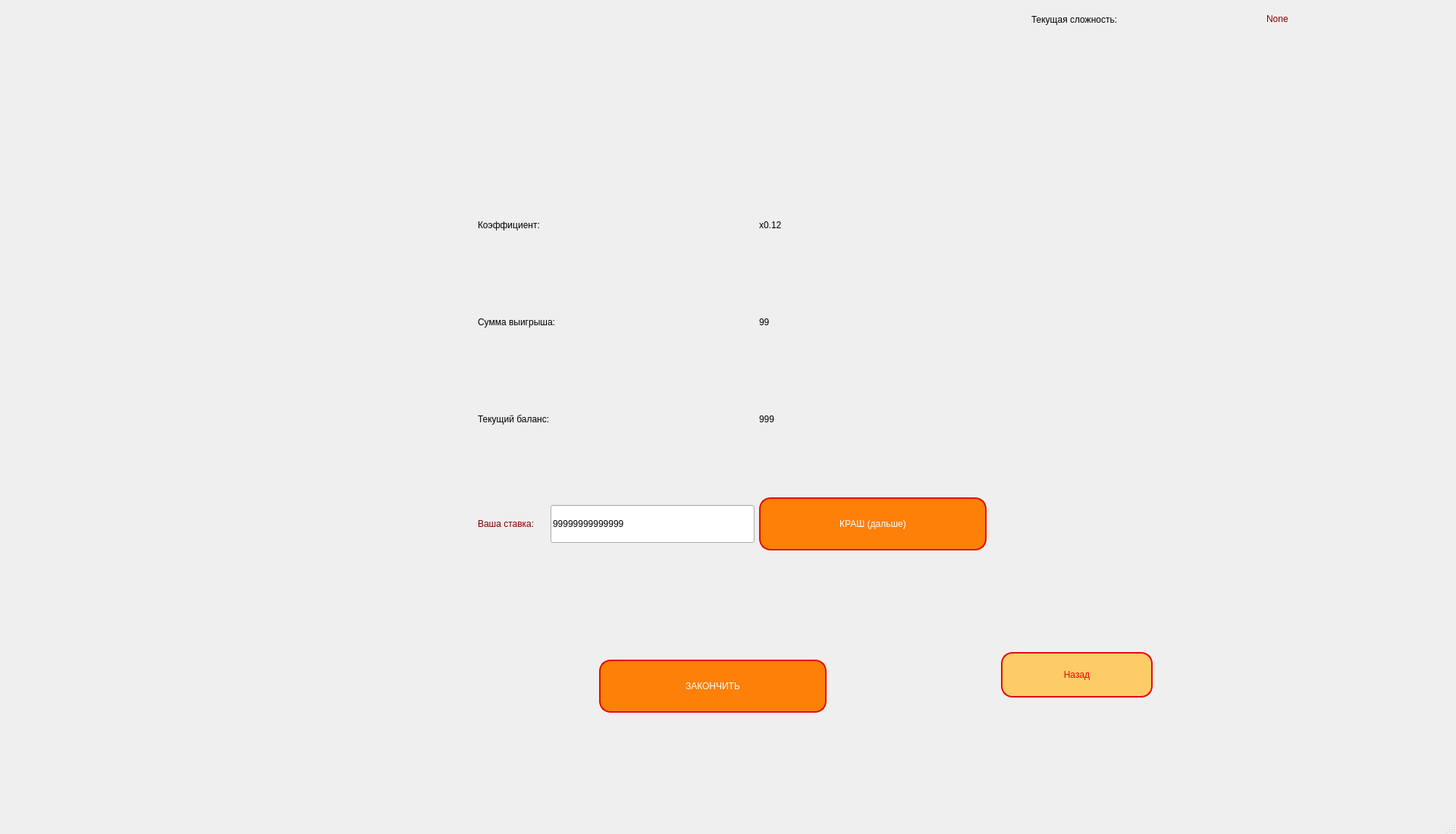
<?xml version="1.0" encoding="UTF-8"?>
<ui version="4.0">
 <class>CrashKazWindow</class>
 <widget class="QMainWindow" name="CrashKazWindow">
  <property name="geometry">
   <rect>
    <x>0</x>
    <y>0</y>
    <width>1920</width>
    <height>1100</height>
   </rect>
  </property>
  <property name="windowTitle">
   <string>Краш-казино</string>
  </property>
  <widget class="QWidget" name="centralwidget">
   <widget class="QPushButton" name="go_back">
    <property name="enabled">
     <bool>true</bool>
    </property>
    <property name="geometry">
     <rect>
      <x>1320</x>
      <y>860</y>
      <width>200</width>
      <height>60</height>
     </rect>
    </property>
    <property name="sizePolicy">
     <sizepolicy hsizetype="Minimum" vsizetype="Fixed">
      <horstretch>0</horstretch>
      <verstretch>0</verstretch>
     </sizepolicy>
    </property>
    <property name="minimumSize">
     <size>
      <width>0</width>
      <height>60</height>
     </size>
    </property>
    <property name="maximumSize">
     <size>
      <width>200</width>
      <height>16777215</height>
     </size>
    </property>
    <property name="cursor">
     <cursorShape>PointingHandCursor</cursorShape>
    </property>
    <property name="layoutDirection">
     <enum>Qt::LeftToRight</enum>
    </property>
    <property name="styleSheet">
     <string notr="true">QPushButton {
	font: 75 30pt &quot;Courier&quot;;
color: rgb(252, 1, 7);
background-color: rgb(254, 204, 102);
border-radius: 15px;
border: 2px solid rgb(228, 13, 5);
}

QPushButton:hover {
	color: rgb(252, 69, 74);
	font: 32pt &quot;Courier&quot;;
}
</string>
    </property>
    <property name="text">
     <string>Назад</string>
    </property>
   </widget>
   <widget class="QWidget" name="gridLayoutWidget">
    <property name="geometry">
     <rect>
      <x>630</x>
      <y>200</y>
      <width>671</width>
      <height>601</height>
     </rect>
    </property>
    <layout class="QGridLayout" name="gridLayout">
     <item row="0" column="4">
      <widget class="QLabel" name="coef_txt">
       <property name="styleSheet">
        <string notr="true">font: 20pt &quot;Courier&quot;;
color: rgb(0, 0, 0);</string>
       </property>
       <property name="text">
        <string>x0.12</string>
       </property>
      </widget>
     </item>
     <item row="2" column="4">
      <widget class="QLabel" name="curr_txt">
       <property name="styleSheet">
        <string notr="true">font: 20pt &quot;Courier&quot;;
color: rgb(0, 0, 0);</string>
       </property>
       <property name="text">
        <string>999</string>
       </property>
      </widget>
     </item>
     <item row="1" column="4">
      <widget class="QLabel" name="win_txt">
       <property name="styleSheet">
        <string notr="true">font: 20pt &quot;Courier&quot;;
color: rgb(0, 0, 0);</string>
       </property>
       <property name="text">
        <string>99</string>
       </property>
      </widget>
     </item>
     <item row="1" column="0" colspan="4">
      <widget class="QLabel" name="task_txt_3">
       <property name="maximumSize">
        <size>
         <width>16777215</width>
         <height>50</height>
        </size>
       </property>
       <property name="styleSheet">
        <string notr="true">color: rgb(0, 0, 0);
font: 20pt &quot;Tahoma&quot;;</string>
       </property>
       <property name="text">
        <string>Сумма выигрыша:</string>
       </property>
      </widget>
     </item>
     <item row="3" column="0">
      <widget class="QLabel" name="label_2">
       <property name="styleSheet">
        <string notr="true">font: 20pt &quot;Tahoma&quot;;
color: rgb(128, 0, 2);</string>
       </property>
       <property name="text">
        <string>Ваша ставка:</string>
       </property>
      </widget>
     </item>
     <item row="3" column="4">
      <widget class="QPushButton" name="run_btn">
       <property name="minimumSize">
        <size>
         <width>300</width>
         <height>70</height>
        </size>
       </property>
       <property name="cursor">
        <cursorShape>PointingHandCursor</cursorShape>
       </property>
       <property name="styleSheet">
        <string notr="true">QPushButton {
	font: 75 20pt &quot;Helvetica&quot;;
background-color: rgb(253, 128, 8);
color: rgb(255, 255, 255);
border-radius: 15px;
border: 2px solid rgb(228, 13, 5);
}

QPushButton:hover {
	font: 75 22pt &quot;Helvetica&quot;;
color: rgb(0, 0, 0);

}

</string>
       </property>
       <property name="text">
        <string>КРАШ (дальше)</string>
       </property>
      </widget>
     </item>
     <item row="0" column="0" colspan="4">
      <widget class="QLabel" name="task_txt">
       <property name="maximumSize">
        <size>
         <width>16777215</width>
         <height>50</height>
        </size>
       </property>
       <property name="styleSheet">
        <string notr="true">color: rgb(0, 0, 0);
font: 20pt &quot;Tahoma&quot;;</string>
       </property>
       <property name="text">
        <string>Коэффициент:</string>
       </property>
      </widget>
     </item>
     <item row="2" column="0" colspan="4">
      <widget class="QLabel" name="task_txt_4">
       <property name="maximumSize">
        <size>
         <width>16777215</width>
         <height>50</height>
        </size>
       </property>
       <property name="styleSheet">
        <string notr="true">color: rgb(0, 0, 0);
font: 20pt &quot;Tahoma&quot;;</string>
       </property>
       <property name="text">
        <string>Текущий баланс:</string>
       </property>
      </widget>
     </item>
     <item row="3" column="1" colspan="3">
      <widget class="QLineEdit" name="stavka_summ">
       <property name="minimumSize">
        <size>
         <width>200</width>
         <height>50</height>
        </size>
       </property>
       <property name="styleSheet">
        <string notr="true">font: 20pt &quot;Courier&quot;;</string>
       </property>
       <property name="text">
        <string>99999999999999</string>
       </property>
      </widget>
     </item>
    </layout>
   </widget>
   <widget class="QLabel" name="label">
    <property name="geometry">
     <rect>
      <x>1360</x>
      <y>10</y>
      <width>311</width>
      <height>31</height>
     </rect>
    </property>
    <property name="styleSheet">
     <string notr="true">color: rgb(0, 0, 0);
font: 20pt &quot;Tahoma&quot;;</string>
    </property>
    <property name="text">
     <string>Текущая сложность:</string>
    </property>
   </widget>
   <widget class="QLabel" name="curr_hard">
    <property name="geometry">
     <rect>
      <x>1670</x>
      <y>0</y>
      <width>221</width>
      <height>50</height>
     </rect>
    </property>
    <property name="styleSheet">
     <string notr="true">font: 20pt &quot;Courier&quot;;
color: rgb(128, 0, 2);</string>
    </property>
    <property name="text">
     <string>None</string>
    </property>
   </widget>
   <widget class="QPushButton" name="end_btn">
    <property name="geometry">
     <rect>
      <x>790</x>
      <y>870</y>
      <width>300</width>
      <height>70</height>
     </rect>
    </property>
    <property name="minimumSize">
     <size>
      <width>300</width>
      <height>70</height>
     </size>
    </property>
    <property name="cursor">
     <cursorShape>PointingHandCursor</cursorShape>
    </property>
    <property name="styleSheet">
     <string notr="true">QPushButton {
	font: 75 20pt &quot;Helvetica&quot;;
background-color: rgb(253, 128, 8);
color: rgb(255, 255, 255);
border-radius: 15px;
border: 2px solid rgb(228, 13, 5);
}

QPushButton:hover {
	font: 75 22pt &quot;Helvetica&quot;;
color: rgb(0, 0, 0);

}

</string>
    </property>
    <property name="text">
     <string>ЗАКОНЧИТЬ</string>
    </property>
   </widget>
  </widget>
  <widget class="QMenuBar" name="menubar">
   <property name="geometry">
    <rect>
     <x>0</x>
     <y>0</y>
     <width>1920</width>
     <height>24</height>
    </rect>
   </property>
  </widget>
  <widget class="QStatusBar" name="statusbar"/>
 </widget>
 <resources/>
 <connections/>
</ui>
